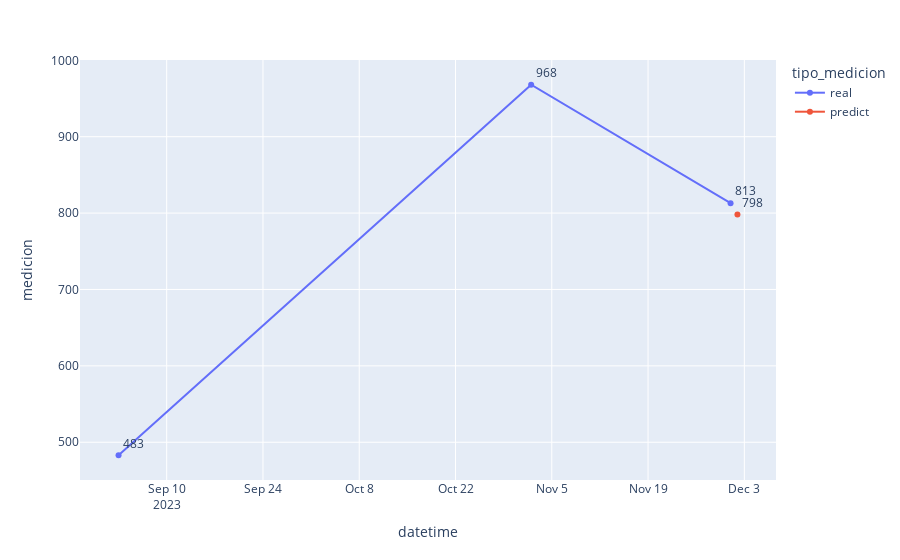

Source (notebook cell):
### Code cell
df_2 = df_2[df_2['datetime'] >= pd.to_datetime('2023-09-01')]
df_2['datetime_str'] = df_2['datetime'].apply(lambda x: x.strftime('%d-%m-%Y'))
fig = px.line(df_2, x="datetime", y="medicion",  color='tipo_medicion',text="medicion")
fig.update_traces(textposition="top right")
# fig.add_vline(x=df.datetime.max(),line=dict(color="#EB4747"))
fig.show()

### Figure 1 — Plotly figure (JSON) as saved in the notebook; plotly's stock layout.template omitted (floating-point values rounded to 4 significant figures)
{"data": [{"hovertemplate": "tipo_medicion=real<br>datetime=%{x}<br>medicion=%{text}<extra></extra>", "legendgroup": "real", "line": {"color": "#636efa", "dash": "solid"}, "marker": {"symbol": "circle"}, "mode": "lines+markers+text", "name": "real", "orientation": "v", "showlegend": true, "text": [483, 968, 813], "textposition": "top right", "type": "scatter", "x": ["2023-09-03T00:00:00", "2023-11-02T00:00:00", "2023-12-01T00:00:00"], "xaxis": "x", "y": [483, 968, 813], "yaxis": "y"}, {"hovertemplate": "tipo_medicion=predict<br>datetime=%{x}<br>medicion=%{text}<extra></extra>", "legendgroup": "predict", "line": {"color": "#EF553B", "dash": "solid"}, "marker": {"symbol": "circle"}, "mode": "lines+markers+text", "name": "predict", "orientation": "v", "showlegend": true, "text": [798], "textposition": "top right", "type": "scatter", "x": ["2023-12-02T00:00:00"], "xaxis": "x", "y": [798], "yaxis": "y"}], "layout": {"legend": {"title": {"text": "tipo_medicion"}, "tracegroupgap": 0}, "margin": {"t": 60}, "xaxis": {"anchor": "y", "domain": [0, 1], "title": {"text": "datetime"}}, "yaxis": {"anchor": "x", "domain": [0, 1], "title": {"text": "medicion"}}}}
